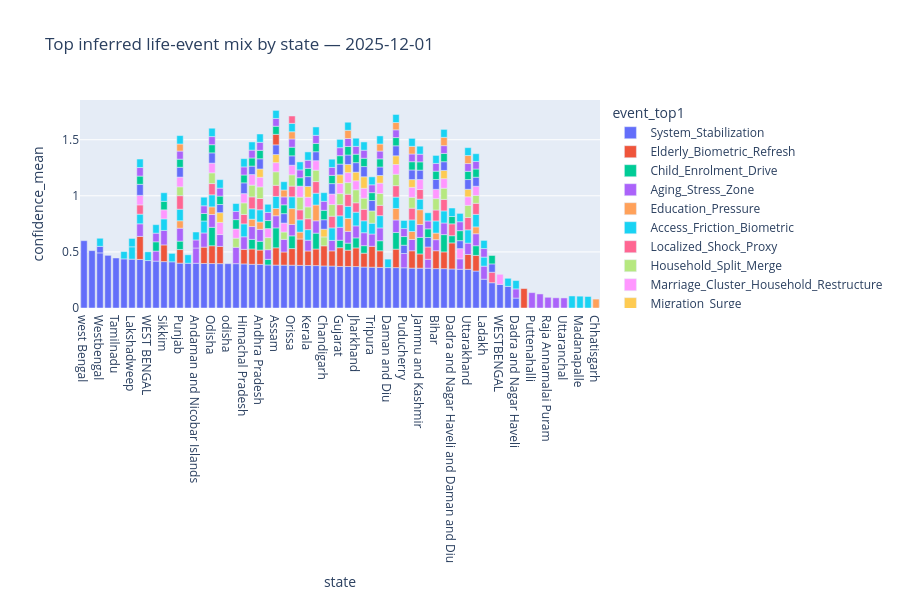

Notebook cell for this chart:
### Code cell
# Interactive view: choose a month and see top events by state
month_choice = out['month'].max()
slice_df = state_events[state_events['month'] == month_choice].sort_values('confidence_mean', ascending=False)
fig = px.bar(slice_df, x='state', y='confidence_mean', color='event_top1',
             title=f'Top inferred life-event mix by state — {month_choice.date()}',
             hover_data=['rows'])
fig.update_layout(height=600)
fig.show()

### Figure 1 — Plotly figure (JSON) as saved in the notebook; plotly's stock layout.template omitted (floating-point values rounded to 4 significant figures)
{"data": [{"customdata": [[1], [5], [4], [2], [1], [1], [3], [68], [4], [26], [40], [3], [211], [2], [6], [44], [584], [34], [3], [49], [286], [637], [1608], [50], [255], [9], [179], [94], [492], [187], [10], [61], [277], [1640], [278], [481], [36], [247], [4], [1235], [19], [1640], [90], [12], [295], [687], [3], [3], [76], [87], [3], [4], [2], [1], [1]], "hovertemplate": "event_top1=System_Stabilization<br>state=%{x}<br>confidence_mean=%{y}<br>rows=%{customdata[0]}<extra></extra>", "legendgroup": "System_Stabilization", "marker": {"color": "#636efa", "pattern": {"shape": ""}}, "name": "System_Stabilization", "orientation": "v", "showlegend": true, "textposition": "auto", "type": "bar", "x": ["west Bengal", "West  Bengal", "Westbengal", "ODISHA", "Tamilnadu", "andhra pradesh", "Lakshadweep", "Meghalaya", "WEST BENGAL", "Pondicherry", "Sikkim", "West bengal", "Punjab", "Daman & Diu", "Andaman and Nicobar Islands", "Nagaland", "Odisha", "Mizoram", "odisha", "Arunachal Pradesh", "Himachal Pradesh", "Telangana", "Andhra Pradesh", "Goa", "Assam", "Jammu & Kashmir", "Orissa", "Manipur", "Kerala", "Madhya Pradesh", "Chandigarh", "Haryana", "Gujarat", "West Bengal", "Jharkhand", "Karnataka", "Tripura", "Rajasthan", "Daman and Diu", "Tamil Nadu", "Puducherry", "Maharashtra", "Jammu and Kashmir", "Delhi", "Bihar", "Uttar Pradesh", "Dadra and Nagar Haveli and Daman and Diu", "Andaman & Nicobar Islands", "Uttarakhand", "Chhattisgarh", "Ladakh", "West Bangal", "WESTBENGAL", "Dadra & Nagar Haveli", "Dadra and Nagar Haveli"], "xaxis": "x", "y": [0.6001, 0.5114, 0.4913, 0.4693, 0.4457, 0.4378, 0.4353, 0.4331, 0.4229, 0.4179, 0.4135, 0.4118, 0.3998, 0.399, 0.3987, 0.3968, 0.3963, 0.3956, 0.3952, 0.3951, 0.393, 0.3896, 0.389, 0.3838, 0.3823, 0.3821, 0.3815, 0.3799, 0.3792, 0.378, 0.3748, 0.3739, 0.3706, 0.3703, 0.3694, 0.3651, 0.3636, 0.3619, 0.3601, 0.36, 0.3585, 0.3554, 0.3551, 0.3548, 0.3511, 0.3507, 0.348, 0.3451, 0.3448, 0.3296, 0.2568, 0.2254, 0.2104, 0.1927, 0.08831], "yaxis": "y"}, {"customdata": [[1], [1], [1], [2], [1], [1], [8], [18], [27], [20], [18], [15], [14], [1], [34], [3], [48], [16], [17], [1], [44], [16], [6], [4], [6], [4], [7], [29], [6], [16], [7], [3]], "hovertemplate": "event_top1=Elderly_Biometric_Refresh<br>state=%{x}<br>confidence_mean=%{y}<br>rows=%{customdata[0]}<extra></extra>", "legendgroup": "Elderly_Biometric_Refresh", "marker": {"color": "#EF553B", "pattern": {"shape": ""}}, "name": "Elderly_Biometric_Refresh", "orientation": "v", "showlegend": true, "textposition": "auto", "type": "bar", "x": ["Manipur", "Dadra and Nagar Haveli and Daman and Diu", "Meghalaya", "Tripura", "Chandigarh", "West Bengli", "Gujarat", "Jharkhand", "Tamil Nadu", "Bihar", "Odisha", "Maharashtra", "Assam", "Mizoram", "Uttar Pradesh", "Sikkim", "Orissa", "Rajasthan", "Madhya Pradesh", "Nagaland", "West Bengal", "Chhattisgarh", "Telangana", "Haryana", "Uttarakhand", "Himachal Pradesh", "Kerala", "Andhra Pradesh", "Jammu and Kashmir", "Karnataka", "Punjab", "Jammu & Kashmir"], "xaxis": "x", "y": [0.2351, 0.2323, 0.205, 0.1863, 0.1794, 0.1732, 0.167, 0.1662, 0.1644, 0.1595, 0.1586, 0.1547, 0.1542, 0.1533, 0.1493, 0.1489, 0.1482, 0.148, 0.1478, 0.1457, 0.1452, 0.1394, 0.1366, 0.1356, 0.1323, 0.1298, 0.1292, 0.1278, 0.1269, 0.1236, 0.1211, 0.1172], "yaxis": "y"}, {"customdata": [[1], [3], [7], [2], [1], [3], [2], [4], [1], [1], [2], [2], [1], [7], [3], [1], [1], [1]], "hovertemplate": "event_top1=Child_Enrolment_Drive<br>state=%{x}<br>confidence_mean=%{y}<br>rows=%{customdata[0]}<extra></extra>", "legendgroup": "Child_Enrolment_Drive", "marker": {"color": "#00cc96", "pattern": {"shape": ""}}, "name": "Child_Enrolment_Drive", "orientation": "v", "showlegend": true, "textposition": "auto", "type": "bar", "x": ["Assam", "Odisha", "Uttar Pradesh", "Tamil Nadu", "Jammu and Kashmir", "Madhya Pradesh", "Orissa", "Rajasthan", "Jharkhand", "Chhattisgarh", "Telangana", "Andhra Pradesh", "Punjab", "Karnataka", "Gujarat", "Dadra and Nagar Haveli and Daman and Diu", "West Bengal", "Goa"], "xaxis": "x", "y": [0.1777, 0.1642, 0.1541, 0.149, 0.1476, 0.1416, 0.1136, 0.08976, 0.08936, 0.08625, 0.08527, 0.07794, 0.07543, 0.06688, 0.06648, 0.06422, 0.06282, 0.04975], "yaxis": "y"}, {"customdata": [[3], [1], [1], [1], [3], [1], [1], [1], [26], [41], [12], [6], [15], [30], [40], [33], [4], [4], [46], [28], [2], [22], [46], [22], [40], [3], [76], [73], [72], [17], [116], [29], [5], [1], [1], [8], [1], [3], [1], [6], [1]], "hovertemplate": "event_top1=Aging_Stress_Zone<br>state=%{x}<br>confidence_mean=%{y}<br>rows=%{customdata[0]}<extra></extra>", "legendgroup": "Aging_Stress_Zone", "marker": {"color": "#ab63fa", "pattern": {"shape": ""}}, "name": "Aging_Stress_Zone", "orientation": "v", "showlegend": true, "textposition": "auto", "type": "bar", "x": ["Arunachal Pradesh", "Puttenahalli", "Andaman and Nicobar Islands", "Sikkim", "Puducherry", "Nagaland", "Nagpur", "Ladakh", "Gujarat", "Karnataka", "Punjab", "Jammu and Kashmir", "Telangana", "Odisha", "Rajasthan", "Jammu & Kashmir", "Meghalaya", "Himachal Pradesh", "Tamil Nadu", "Madhya Pradesh", "Tripura", "Assam", "Jharkhand", "Chhattisgarh", "Andhra Pradesh", "Mizoram", "West Bengal", "Uttar Pradesh", "Orissa", "Uttarakhand", "Maharashtra", "Bihar", "Kerala", "Raja Annamalai Puram", "Andaman & Nicobar Islands", "Haryana", "Jaipur", "Uttaranchal", "Pondicherry", "Goa", "Delhi"], "xaxis": "x", "y": [0.146, 0.137, 0.1361, 0.1291, 0.1272, 0.1265, 0.1252, 0.1161, 0.1155, 0.1154, 0.1152, 0.1149, 0.1145, 0.1141, 0.114, 0.1125, 0.1124, 0.1121, 0.1114, 0.1099, 0.1096, 0.1082, 0.1071, 0.1069, 0.1063, 0.1057, 0.1048, 0.1036, 0.1016, 0.101, 0.1006, 0.09857, 0.09599, 0.09547, 0.09316, 0.09303, 0.09082, 0.08977, 0.08939, 0.0861, 0.07952], "yaxis": "y"}, {"customdata": [[1], [1], [2], [1], [2], [1], [1], [1], [1], [1], [2], [1], [2], [1]], "hovertemplate": "event_top1=Education_Pressure<br>state=%{x}<br>confidence_mean=%{y}<br>rows=%{customdata[0]}<extra></extra>", "legendgroup": "Education_Pressure", "marker": {"color": "#FFA15A", "pattern": {"shape": ""}}, "name": "Education_Pressure", "orientation": "v", "showlegend": true, "textposition": "auto", "type": "bar", "x": ["Orissa", "Madhya Pradesh", "Jammu and Kashmir", "West Bengal", "Tamil Nadu", "Maharashtra", "Odisha", "Punjab", "Andhra Pradesh", "Telangana", "Assam", "Manipur", "Chhattisgarh", "Bihar"], "xaxis": "x", "y": [0.1409, 0.1408, 0.1318, 0.1154, 0.1024, 0.07133, 0.06829, 0.0661, 0.06582, 0.06542, 0.0645, 0.06166, 0.06095, 0.05887], "yaxis": "y"}, {"customdata": [[24], [13], [4], [5], [39], [1], [23], [6], [34], [32], [29], [47], [79], [1], [26], [4], [25], [68], [1], [29], [24], [17], [3], [1], [9], [46], [2], [12], [5], [15], [1], [1]], "hovertemplate": "event_top1=Access_Friction_Biometric<br>state=%{x}<br>confidence_mean=%{y}<br>rows=%{customdata[0]}<extra></extra>", "legendgroup": "Access_Friction_Biometric", "marker": {"color": "#19d3f3", "pattern": {"shape": ""}}, "name": "Access_Friction_Biometric", "orientation": "v", "showlegend": true, "textposition": "auto", "type": "bar", "x": ["Jharkhand", "Uttarakhand", "Himachal Pradesh", "Haryana", "Chhattisgarh", "Lakshadweep", "Rajasthan", "Manipur", "Andhra Pradesh", "Bihar", "Assam", "Uttar Pradesh", "West Bengal", "Darbhanga", "Odisha", "Nagaland", "Karnataka", "Orissa", "Madanapalle", "Madhya Pradesh", "Maharashtra", "Punjab", "Sikkim", "BALANAGAR", "Gujarat", "Tamil Nadu", "Tripura", "Kerala", "Jammu and Kashmir", "Telangana", "Meghalaya", "Ladakh"], "xaxis": "x", "y": [0.1221, 0.1187, 0.115, 0.1116, 0.1115, 0.1102, 0.1093, 0.1092, 0.1088, 0.1081, 0.1078, 0.1077, 0.1077, 0.1073, 0.1073, 0.1066, 0.1066, 0.1055, 0.1054, 0.1052, 0.1031, 0.103, 0.1028, 0.1026, 0.1023, 0.1015, 0.09628, 0.09408, 0.09375, 0.0928, 0.08604, 0.08097], "yaxis": "y"}, {"customdata": [[5], [27], [2], [22], [14], [1], [27], [2], [9], [17], [22], [61], [18], [7], [9], [12], [21], [10], [3], [5], [1], [7], [1], [3], [4], [2], [1]], "hovertemplate": "event_top1=Localized_Shock_Proxy<br>state=%{x}<br>confidence_mean=%{y}<br>rows=%{customdata[0]}<extra></extra>", "legendgroup": "Localized_Shock_Proxy", "marker": {"color": "#FF6692", "pattern": {"shape": ""}}, "name": "Localized_Shock_Proxy", "orientation": "v", "showlegend": true, "textposition": "auto", "type": "bar", "x": ["Punjab", "Uttarakhand", "Delhi", "West Bengal", "Telangana", "Dadra and Nagar Haveli and Daman and Diu", "Maharashtra", "Haryana", "Madhya Pradesh", "Uttar Pradesh", "Karnataka", "Tamil Nadu", "Andhra Pradesh", "Odisha", "Gujarat", "Assam", "Chhattisgarh", "Bihar", "Kerala", "Orissa", "West Bangal", "Rajasthan", "Manipur", "Jammu and Kashmir", "Himachal Pradesh", "Jharkhand", "Meghalaya"], "xaxis": "x", "y": [0.1205, 0.11, 0.1096, 0.1079, 0.1065, 0.1058, 0.1048, 0.1043, 0.1036, 0.1024, 0.1022, 0.1017, 0.1004, 0.1002, 0.09922, 0.09914, 0.09888, 0.09749, 0.09714, 0.09533, 0.09322, 0.09239, 0.08897, 0.08606, 0.08405, 0.08364, 0.08263], "yaxis": "y"}, {"customdata": [[2], [3], [1], [1], [1], [1], [7], [5], [7], [17], [1], [2], [21], [5], [16], [3], [3], [11], [16], [7], [13], [3], [1], [1], [1], [1], [1]], "hovertemplate": "event_top1=Household_Split_Merge<br>state=%{x}<br>confidence_mean=%{y}<br>rows=%{customdata[0]}<extra></extra>", "legendgroup": "Household_Split_Merge", "marker": {"color": "#B6E880", "pattern": {"shape": ""}}, "name": "Household_Split_Merge", "orientation": "v", "showlegend": true, "textposition": "auto", "type": "bar", "x": ["Assam", "Jharkhand", "Manipur", "Tripura", "Uttarakhand", "Goa", "Kerala", "Rajasthan", "Telangana", "West Bengal", "Haryana", "Himachal Pradesh", "Andhra Pradesh", "Madhya Pradesh", "Tamil Nadu", "Bihar", "Orissa", "Uttar Pradesh", "Karnataka", "Gujarat", "Maharashtra", "Odisha", "Arunachal Pradesh", "Chandigarh", "Punjab", "Chhattisgarh", "Jammu & Kashmir"], "xaxis": "x", "y": [0.1205, 0.1159, 0.1132, 0.1092, 0.1078, 0.1077, 0.1057, 0.1053, 0.1046, 0.1039, 0.1037, 0.1033, 0.1032, 0.1015, 0.1015, 0.1012, 0.1007, 0.09968, 0.09914, 0.09853, 0.09678, 0.09583, 0.08151, 0.07946, 0.07915, 0.0696, 0.06572], "yaxis": "y"}, {"customdata": [[1], [1], [9], [5], [10], [1], [13], [1], [3], [9], [34], [8], [24], [4], [10], [14], [28], [22], [22], [1], [13], [13], [4], [2], [12], [1], [1], [1], [7], [10], [2]], "hovertemplate": "event_top1=Marriage_Cluster_Household_Restructure<br>state=%{x}<br>confidence_mean=%{y}<br>rows=%{customdata[0]}<extra></extra>", "legendgroup": "Marriage_Cluster_Household_Restructure", "marker": {"color": "#FF97FF", "pattern": {"shape": ""}}, "name": "Marriage_Cluster_Household_Restructure", "orientation": "v", "showlegend": true, "textposition": "auto", "type": "bar", "x": ["Mizoram", "Manipur", "Telangana", "Haryana", "Rajasthan", "Andaman & Nicobar Islands", "Gujarat", "WESTBENGAL", "Jammu and Kashmir", "Maharashtra", "West Bengal", "Karnataka", "Tamil Nadu", "Punjab", "Kerala", "Odisha", "Andhra Pradesh", "Uttar Pradesh", "Orissa", "Meghalaya", "Madhya Pradesh", "Bihar", "Himachal Pradesh", "Chhattisgarh", "Assam", "Arunachal Pradesh", "Sikkim", "Goa", "Jharkhand", "Jammu & Kashmir", "Uttarakhand"], "xaxis": "x", "y": [0.1083, 0.09835, 0.09411, 0.0936, 0.0924, 0.09086, 0.09021, 0.08999, 0.08894, 0.08879, 0.08877, 0.08849, 0.08712, 0.08671, 0.08646, 0.08646, 0.08634, 0.08535, 0.08527, 0.0847, 0.08468, 0.08286, 0.08244, 0.08233, 0.08149, 0.08149, 0.08084, 0.08064, 0.08061, 0.07967, 0.07637], "yaxis": "y"}, {"customdata": [[1], [1], [1], [2], [1], [1], [1], [3], [4], [3], [1], [1], [5], [2]], "hovertemplate": "event_top1=Migration_Surge<br>state=%{x}<br>confidence_mean=%{y}<br>rows=%{customdata[0]}<extra></extra>", "legendgroup": "Migration_Surge", "marker": {"color": "#FECB52", "pattern": {"shape": ""}}, "name": "Migration_Surge", "orientation": "v", "showlegend": true, "textposition": "auto", "type": "bar", "x": ["Karnataka", "Kerala", "Mizoram", "Tamil Nadu", "Gujarat", "Jharkhand", "Andhra Pradesh", "Uttar Pradesh", "West Bengal", "Assam", "Maharashtra", "Chandigarh", "Rajasthan", "Uttarakhand"], "xaxis": "x", "y": [0.1024, 0.09578, 0.08683, 0.07786, 0.07746, 0.0766, 0.07367, 0.07326, 0.07275, 0.07204, 0.0691, 0.0687, 0.06804, 0.06712], "yaxis": "y"}, {"customdata": [[1], [5], [17], [3], [1], [13], [34], [34], [25], [11], [25], [6], [1], [11], [11], [1], [9], [1], [35], [23], [3], [5], [4], [11], [14], [6], [4], [1], [2], [2], [2], [1]], "hovertemplate": "event_top1=Routine_Lifecycle<br>state=%{x}<br>confidence_mean=%{y}<br>rows=%{customdata[0]}<extra></extra>", "legendgroup": "Routine_Lifecycle", "marker": {"color": "#636efa", "pattern": {"shape": ""}}, "name": "Routine_Lifecycle", "orientation": "v", "showlegend": true, "textposition": "auto", "type": "bar", "x": ["Meghalaya", "Himachal Pradesh", "Gujarat", "Haryana", "Tripura", "Odisha", "Andhra Pradesh", "Karnataka", "Tamil Nadu", "Bihar", "Kerala", "Punjab", "Uttarakhand", "Assam", "Maharashtra", "Delhi", "Jharkhand", "Chandigarh", "West Bengal", "Orissa", "Jammu and Kashmir", "Jammu & Kashmir", "Chhattisgarh", "Madhya Pradesh", "Uttar Pradesh", "Rajasthan", "Telangana", "West Bangal", "Puducherry", "Mizoram", "Andaman & Nicobar Islands", "Westbengal"], "xaxis": "x", "y": [0.09855, 0.09589, 0.09553, 0.09309, 0.09293, 0.09145, 0.09098, 0.09087, 0.08883, 0.08786, 0.08759, 0.08742, 0.08681, 0.08638, 0.08584, 0.08472, 0.08449, 0.08439, 0.08433, 0.08391, 0.0838, 0.0838, 0.08054, 0.07985, 0.07781, 0.07584, 0.07538, 0.07439, 0.0738, 0.07281, 0.07104, 0.05827], "yaxis": "y"}, {"customdata": [[1]], "hovertemplate": "event_top1=Urban_Spillover_PeriUrban<br>state=%{x}<br>confidence_mean=%{y}<br>rows=%{customdata[0]}<extra></extra>", "legendgroup": "Urban_Spillover_PeriUrban", "marker": {"color": "#EF553B", "pattern": {"shape": ""}}, "name": "Urban_Spillover_PeriUrban", "orientation": "v", "showlegend": true, "textposition": "auto", "type": "bar", "x": ["Assam"], "xaxis": "x", "y": [0.09374], "yaxis": "y"}, {"customdata": [[2], [1], [2], [2], [14], [4], [3], [58], [148], [3], [23], [125], [2], [2], [51], [1], [145], [44], [112], [165], [27], [57], [2], [130], [301], [15], [93], [140], [39], [60], [77], [65], [23], [7], [28], [7], [2], [1]], "hovertemplate": "event_top1=Disaster_Displacement_Proxy<br>state=%{x}<br>confidence_mean=%{y}<br>rows=%{customdata[0]}<extra></extra>", "legendgroup": "Disaster_Displacement_Proxy", "marker": {"color": "#00cc96", "pattern": {"shape": ""}}, "name": "Disaster_Displacement_Proxy", "orientation": "v", "showlegend": true, "textposition": "auto", "type": "bar", "x": ["Andaman & Nicobar Islands", "Chandigarh", "Arunachal Pradesh", "Pondicherry", "Jammu & Kashmir", "Puducherry", "Delhi", "Orissa", "West Bengal", "Sikkim", "Jharkhand", "Andhra Pradesh", "Mizoram", "West Bangal", "Gujarat", "Manipur", "Karnataka", "Madhya Pradesh", "Bihar", "Uttar Pradesh", "Jammu and Kashmir", "Kerala", "Meghalaya", "Maharashtra", "Tamil Nadu", "Haryana", "Uttarakhand", "Chhattisgarh", "Odisha", "Telangana", "Assam", "Rajasthan", "Punjab", "Goa", "Himachal Pradesh", "Tripura", "Nagaland", "Dadra and Nagar Haveli and Daman and Diu"], "xaxis": "x", "y": [0.0892, 0.08399, 0.08376, 0.08281, 0.07897, 0.07736, 0.077, 0.0769, 0.0761, 0.07564, 0.07559, 0.07527, 0.07515, 0.07496, 0.07482, 0.07465, 0.07437, 0.07414, 0.07413, 0.07392, 0.07384, 0.07369, 0.07359, 0.07349, 0.07344, 0.07339, 0.07336, 0.07303, 0.07282, 0.07254, 0.07242, 0.07234, 0.07221, 0.07158, 0.07031, 0.07006, 0.0671, 0.06505], "yaxis": "y"}, {"customdata": [[1], [1], [2], [6], [6], [2], [8], [34], [12], [85], [130], [161], [146], [38], [6], [290], [196], [227], [6], [13], [45], [101], [3], [25], [19], [90], [62], [1], [190], [78], [236], [156], [219], [29], [68], [22], [9], [44]], "hovertemplate": "event_top1=ReKYC_Documentation_Drive<br>state=%{x}<br>confidence_mean=%{y}<br>rows=%{customdata[0]}<extra></extra>", "legendgroup": "ReKYC_Documentation_Drive", "marker": {"color": "#ab63fa", "pattern": {"shape": ""}}, "name": "ReKYC_Documentation_Drive", "orientation": "v", "showlegend": true, "textposition": "auto", "type": "bar", "x": ["Dadra and Nagar Haveli", "Chandigarh", "Andaman & Nicobar Islands", "Pondicherry", "Meghalaya", "Ladakh", "Arunachal Pradesh", "Orissa", "Goa", "Punjab", "Odisha", "Kerala", "Madhya Pradesh", "Himachal Pradesh", "Andaman and Nicobar Islands", "Karnataka", "Gujarat", "Andhra Pradesh", "Puducherry", "Mizoram", "Haryana", "West Bengal", "Jammu & Kashmir", "Delhi", "Tripura", "Telangana", "Jharkhand", "Manipur", "Rajasthan", "Assam", "Uttar Pradesh", "Bihar", "Tamil Nadu", "Uttarakhand", "Maharashtra", "Jammu and Kashmir", "Nagaland", "Chhattisgarh"], "xaxis": "x", "y": [0.08213, 0.08027, 0.07967, 0.07713, 0.07618, 0.07596, 0.07333, 0.07328, 0.07239, 0.07234, 0.07228, 0.07213, 0.07208, 0.07193, 0.07176, 0.07153, 0.07139, 0.07121, 0.07115, 0.07108, 0.07101, 0.07094, 0.07048, 0.07029, 0.07011, 0.07004, 0.06992, 0.06984, 0.06968, 0.06921, 0.06921, 0.06919, 0.06913, 0.06912, 0.06886, 0.06842, 0.0684, 0.06771], "yaxis": "y"}, {"customdata": [[1], [1], [1], [1], [2], [1], [1], [1], [1], [1]], "hovertemplate": "event_top1=Seasonal_Labor_Circulation<br>state=%{x}<br>confidence_mean=%{y}<br>rows=%{customdata[0]}<extra></extra>", "legendgroup": "Seasonal_Labor_Circulation", "marker": {"color": "#FFA15A", "pattern": {"shape": ""}}, "name": "Seasonal_Labor_Circulation", "orientation": "v", "showlegend": true, "textposition": "auto", "type": "bar", "x": ["Chhatisgarh", "Uttar Pradesh", "West Bengal", "Uttarakhand", "Maharashtra", "Tamil Nadu", "Orissa", "Punjab", "Rajasthan", "Jammu & Kashmir"], "xaxis": "x", "y": [0.07948, 0.07414, 0.073, 0.07167, 0.06832, 0.06502, 0.06443, 0.06299, 0.06268, 0.06157], "yaxis": "y"}, {"customdata": [[2], [12], [16], [14], [3], [8], [1], [2], [22], [3], [1], [358], [585], [137], [5], [486], [2], [687], [790], [4], [751], [2], [1143], [104], [214], [75], [362], [8], [165], [23], [681], [11], [1], [1], [386], [839], [366], [3], [596], [121], [177], [10], [1005], [56], [102], [10], [172], [1]], "hovertemplate": "event_top1=Admin_Cleanup_Campaign<br>state=%{x}<br>confidence_mean=%{y}<br>rows=%{customdata[0]}<extra></extra>", "legendgroup": "Admin_Cleanup_Campaign", "marker": {"color": "#19d3f3", "pattern": {"shape": ""}}, "name": "Admin_Cleanup_Campaign", "orientation": "v", "showlegend": true, "textposition": "auto", "type": "bar", "x": ["WEST BENGAL", "Chandigarh", "Sikkim", "Nagaland", "Dadra and Nagar Haveli and Daman and Diu", "Meghalaya", "Pondicherry", "Daman and Diu", "Mizoram", "Daman & Diu", "West bengal", "Punjab", "Madhya Pradesh", "Orissa", "Lakshadweep", "Odisha", "Dadra and Nagar Haveli", "Kerala", "Andhra Pradesh", "Andaman & Nicobar Islands", "Gujarat", "Jammu & Kashmir", "Karnataka", "Himachal Pradesh", "Haryana", "Delhi", "Telangana", "Ladakh", "Jharkhand", "Goa", "Rajasthan", "Puducherry", "Westbengal", "Dadra & Nagar Haveli", "West Bengal", "Tamil Nadu", "Assam", "Manipur", "Bihar", "Jammu and Kashmir", "Maharashtra", "Andaman and Nicobar Islands", "Uttar Pradesh", "Tripura", "Uttarakhand", "Arunachal Pradesh", "Chhattisgarh", "andhra pradesh"], "xaxis": "x", "y": [0.07792, 0.07699, 0.07661, 0.07657, 0.0758, 0.07561, 0.07556, 0.07555, 0.07545, 0.07539, 0.07499, 0.07489, 0.0746, 0.0746, 0.07458, 0.07448, 0.07435, 0.07434, 0.07431, 0.07427, 0.07393, 0.07381, 0.07378, 0.07353, 0.07325, 0.07294, 0.07274, 0.07266, 0.07265, 0.07265, 0.07231, 0.07221, 0.07213, 0.072, 0.072, 0.07179, 0.07178, 0.07138, 0.0712, 0.07119, 0.07093, 0.0709, 0.07088, 0.07083, 0.07016, 0.0699, 0.06882, 0.06514], "yaxis": "y"}, {"customdata": [[1]], "hovertemplate": "event_top1=Student_Mobility<br>state=%{x}<br>confidence_mean=%{y}<br>rows=%{customdata[0]}<extra></extra>", "legendgroup": "Student_Mobility", "marker": {"color": "#FF6692", "pattern": {"shape": ""}}, "name": "Student_Mobility", "orientation": "v", "showlegend": true, "textposition": "auto", "type": "bar", "x": ["Orissa"], "xaxis": "x", "y": [0.06578], "yaxis": "y"}], "layout": {"barmode": "relative", "height": 600, "legend": {"title": {"text": "event_top1"}, "tracegroupgap": 0}, "title": {"text": "Top inferred life-event mix by state — 2025-12-01"}, "xaxis": {"anchor": "y", "domain": [0, 1], "title": {"text": "state"}}, "yaxis": {"anchor": "x", "domain": [0, 1], "title": {"text": "confidence_mean"}}}}
